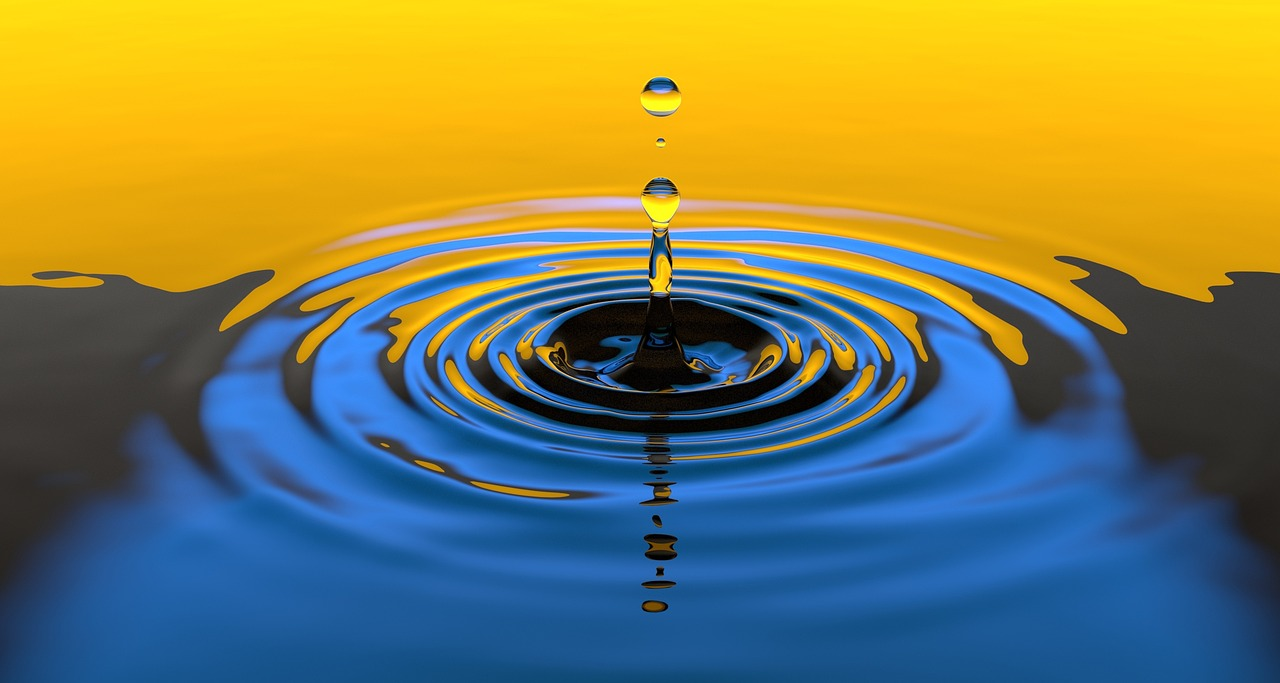
#> input picture dataset/Image/test1.jpg, 1280 x 683 px
$ python -i image_analysis.py   (imports and definitions only)   (older library calls are emulated)
#> lines starting #> are read from the running program, lines starting #| are printed output that depends on the picture
# Contributor(s): Erhan Baturay Onural

import cv2
import numpy as np
import json

def process_single_image(gray_image, grid_rows, grid_cols):
    """
    Process a single grayscale image and return intensity matrices.
    """
    # Apply Gaussian blur to reduce noise
    gray_blur = cv2.GaussianBlur(gray_image, (5, 5), 0)

    # Apply Sobel operator for edge detection
    grad_x = cv2.Sobel(gray_blur, cv2.CV_64F, 1, 0, ksize=3)
    grad_y = cv2.Sobel(gray_blur, cv2.CV_64F, 0, 1, ksize=3)
    grad_magnitude = cv2.magnitude(grad_x, grad_y)
    edge_strength = cv2.normalize(grad_magnitude, None, 0, 1, cv2.NORM_MINMAX)

    # Invert brightness and normalize
    inverted_brightness = 255 - gray_blur
    inverted_brightness_norm = inverted_brightness / 255.0

    # Resize matrices to grid size
    brightness_intensity_matrix = cv2.resize(
        inverted_brightness_norm, (grid_cols, grid_rows), interpolation=cv2.INTER_AREA)
    edge_intensity_matrix = cv2.resize(
        edge_strength, (grid_cols, grid_rows), interpolation=cv2.INTER_AREA)

    return brightness_intensity_matrix, edge_intensity_matrix

def process_image(image_path, grid_rows=5, grid_cols=7, scale_percent=50):
    """
    Process an image and generate intensity matrices.
    """
#> called with image_path = 'dataset/Image/test1.jpg', grid_rows = 5, grid_cols = 7, scale_percent = 50
    # Read the image
    image = cv2.imread(image_path)
#> image is the input picture: shape (683, 1280, 3); mean B, G, R 84.7, 126.2, 124.9
    if image is None:
        raise ValueError("Unable to read image.")

    # Reduce resolution
    width = int(image.shape[1] * scale_percent / 100)
#> width = 640
    height = int(image.shape[0] * scale_percent / 100)
#> height = 341
    dim = (width, height)
#> dim = (640, 341)
    image_resized = cv2.resize(image, dim, interpolation=cv2.INTER_AREA)

    # Convert to grayscale
    gray_image = cv2.cvtColor(image_resized, cv2.COLOR_BGR2GRAY)
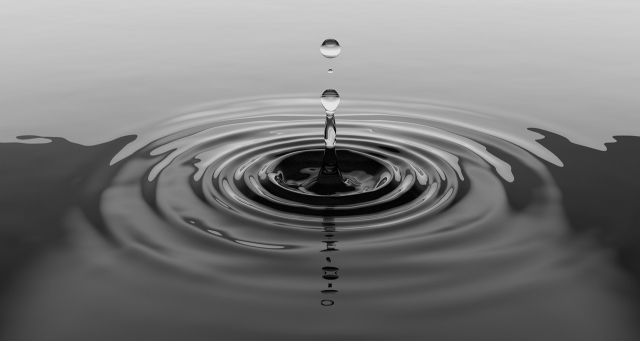
#> gray_image: shape (341, 640); min 1, max 229, mean 121.1

    # Process the image
    brightness_intensity_matrix, edge_intensity_matrix = process_single_image(
        gray_image, grid_rows, grid_cols)
#> in process_single_image, `grad_x = cv2.Sobel(gray_blur, cv2.CV_64F, 1, 0, ksize=3)`:
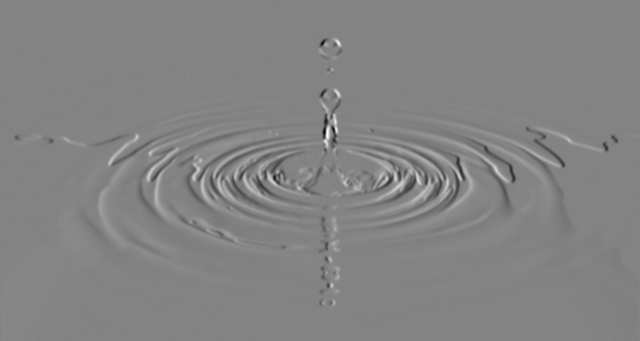
#> grad_x: shape (341, 640) float64; min -362, max 339, mean -0.1; drawn with min black and max white
#> in process_single_image, `grad_y = cv2.Sobel(gray_blur, cv2.CV_64F, 0, 1, ksize=3)`:
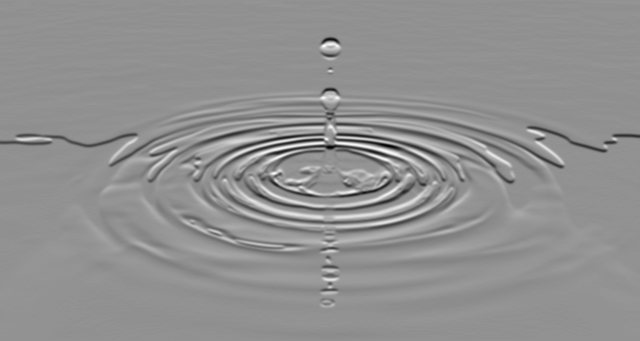
#> grad_y: shape (341, 640) float64; min -367, max 272, mean -3.3; drawn with min black and max white
#> in process_single_image, `grad_magnitude = cv2.magnitude(grad_x, grad_y)`:
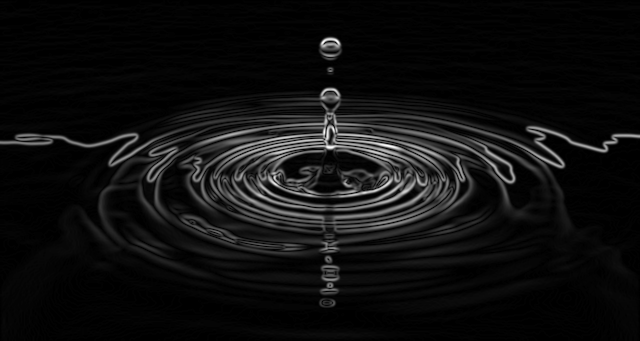
#> grad_magnitude: shape (341, 640) float64; min 0, max 370.7, mean 23.1; drawn with min black and max white
#> in process_single_image, `inverted_brightness = 255 - gray_blur`:
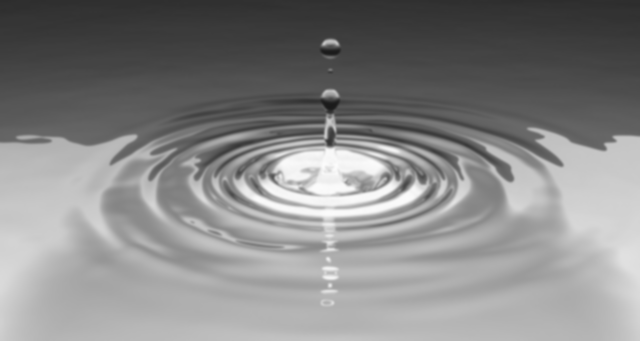
#> inverted_brightness: shape (341, 640); min 26, max 252, mean 133.9

    # Normalize the intensity matrices
    brightness_intensity_matrix = cv2.normalize(
        brightness_intensity_matrix, None, 0, 1, cv2.NORM_MINMAX)
    edge_intensity_matrix = cv2.normalize(
        edge_intensity_matrix, None, 0, 1, cv2.NORM_MINMAX)

    # Calculate combined intensity
    combined_intensity_matrix = (0.5 * brightness_intensity_matrix +
                                 0.5 * edge_intensity_matrix)
    combined_intensity_matrix = np.clip(combined_intensity_matrix, 0, 1)

    return combined_intensity_matrix, grid_rows, grid_cols

def save_intensity_matrix_to_json(intensity_matrix, grid_rows, grid_cols, output_file='intensity_data.json'):
    """
    Save the intensity matrix to a JSON file.
    """
    data = {
        "grid_rows": grid_rows,
        "grid_cols": grid_cols,
        "intensity_matrices": [{
            "timestamp_ms": 0,  # Placeholder for timestamp
            "intensity_grid": intensity_matrix.tolist()
        }]
    }

    # Write to JSON file
    with open(output_file, 'w') as json_file:
        json.dump(data, json_file, indent=4)

    print(f"Intensity data saved to {output_file}")

>>> result = process_image('dataset/Image/test1.jpg')

$ run again, on dataset/Image/test2.jpg
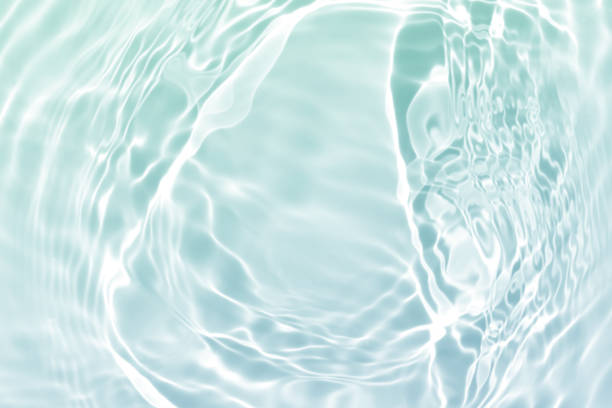
#> input picture dataset/Image/test2.jpg, 612 x 408 px
#> in process_image, image is the input picture: shape (408, 612, 3); mean B, G, R 230.6, 229.7, 203.9
#> in process_single_image, `edge_strength = cv2.normalize(grad_magnitude, None, 0, 1, cv2.NORM_MIN..`:
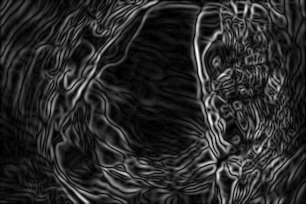
#> edge_strength: shape (204, 306) float64; min 0, max 1, mean 0.162
#> in process_single_image, `inverted_brightness = 255 - gray_blur`:
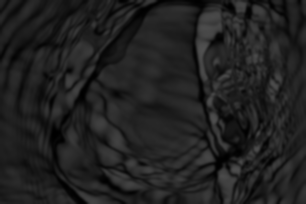
#> inverted_brightness: shape (204, 306); min 0, max 81, mean 32.8

$ run again, on dataset/Image/test3.jpg
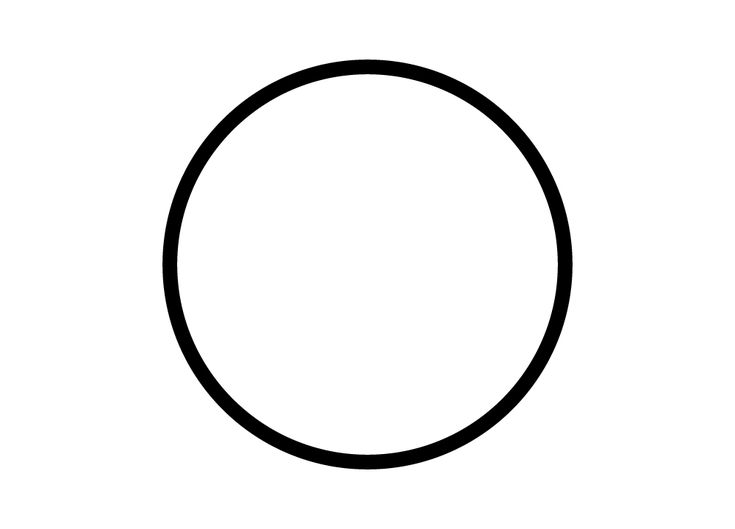
#> input picture dataset/Image/test3.jpg, 735 x 529 px
#> in process_image, image is the input picture: shape (529, 735, 3); min 0, max 255, mean 243
#> in process_single_image, `grad_y = cv2.Sobel(gray_blur, cv2.CV_64F, 0, 1, ksize=3)`:
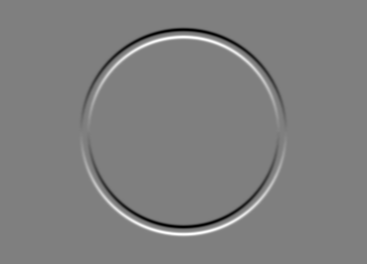
#> grad_y: shape (264, 367) float64; min -632, max 634, mean 0; drawn with min black and max white
#> in process_single_image, `inverted_brightness = 255 - gray_blur`:
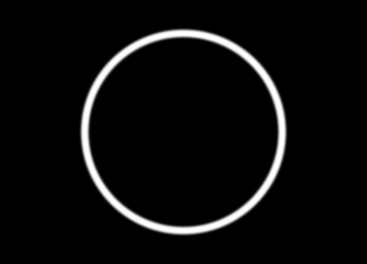
#> inverted_brightness: shape (264, 367); min 0, max 255, mean 12

$ run again, on dataset/Image/test4.jpg
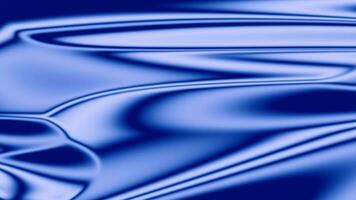
#> input picture dataset/Image/test4.jpg, 356 x 200 px
#> in process_image, image is the input picture: shape (200, 356, 3); mean B, G, R 197.1, 115.6, 86.9
#> in process_single_image, `grad_magnitude = cv2.magnitude(grad_x, grad_y)`:
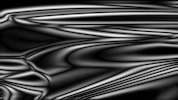
#> grad_magnitude: shape (100, 178) float64; min 0, max 407.6, mean 113.8; drawn with min black and max white
#> in process_single_image, `inverted_brightness = 255 - gray_blur`:
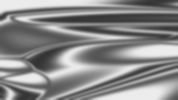
#> inverted_brightness: shape (100, 178); min 51, max 236, mean 138.5
